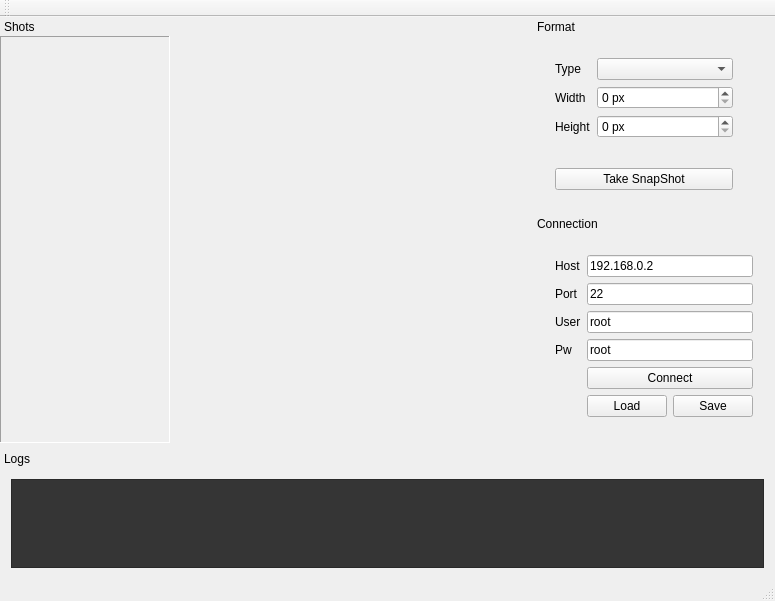
<?xml version="1.0" encoding="UTF-8"?>
<ui version="4.0">
 <class>RFBSS</class>
 <widget class="QMainWindow" name="RFBSS">
  <property name="geometry">
   <rect>
    <x>0</x>
    <y>0</y>
    <width>775</width>
    <height>601</height>
   </rect>
  </property>
  <property name="sizePolicy">
   <sizepolicy hsizetype="Expanding" vsizetype="Expanding">
    <horstretch>0</horstretch>
    <verstretch>0</verstretch>
   </sizepolicy>
  </property>
  <property name="windowTitle">
   <string>RemoteFrameBufferScreenShotter by Luca Desogus</string>
  </property>
  <widget class="QWidget" name="centralWidget">
   <layout class="QGridLayout" name="gridLayout"/>
  </widget>
  <widget class="QMenuBar" name="menuBar">
   <property name="geometry">
    <rect>
     <x>0</x>
     <y>0</y>
     <width>775</width>
     <height>21</height>
    </rect>
   </property>
  </widget>
  <widget class="QToolBar" name="mainToolBar">
   <attribute name="toolBarArea">
    <enum>TopToolBarArea</enum>
   </attribute>
   <attribute name="toolBarBreak">
    <bool>false</bool>
   </attribute>
  </widget>
  <widget class="QStatusBar" name="statusBar"/>
  <widget class="QDockWidget" name="dockWidget">
   <property name="sizePolicy">
    <sizepolicy hsizetype="Preferred" vsizetype="Fixed">
     <horstretch>0</horstretch>
     <verstretch>0</verstretch>
    </sizepolicy>
   </property>
   <property name="minimumSize">
    <size>
     <width>89</width>
     <height>130</height>
    </size>
   </property>
   <property name="maximumSize">
    <size>
     <width>524287</width>
     <height>130</height>
    </size>
   </property>
   <property name="layoutDirection">
    <enum>Qt::LeftToRight</enum>
   </property>
   <property name="features">
    <set>QDockWidget::NoDockWidgetFeatures</set>
   </property>
   <property name="windowTitle">
    <string>Logs</string>
   </property>
   <attribute name="dockWidgetArea">
    <number>8</number>
   </attribute>
   <widget class="QWidget" name="dockWidgetContents">
    <layout class="QGridLayout" name="gridLayout_6">
     <item row="0" column="0">
      <widget class="QPlainTextEdit" name="txt_result">
       <property name="sizePolicy">
        <sizepolicy hsizetype="Expanding" vsizetype="Preferred">
         <horstretch>0</horstretch>
         <verstretch>0</verstretch>
        </sizepolicy>
       </property>
       <property name="styleSheet">
        <string notr="true">background-color:#353535;
color:white;</string>
       </property>
       <property name="inputMethodHints">
        <set>Qt::ImhMultiLine</set>
       </property>
       <property name="readOnly">
        <bool>true</bool>
       </property>
       <property name="backgroundVisible">
        <bool>true</bool>
       </property>
      </widget>
     </item>
    </layout>
   </widget>
  </widget>
  <widget class="QDockWidget" name="dockWidget_2">
   <property name="minimumSize">
    <size>
     <width>222</width>
     <height>177</height>
    </size>
   </property>
   <property name="maximumSize">
    <size>
     <width>222</width>
     <height>524287</height>
    </size>
   </property>
   <property name="features">
    <set>QDockWidget::NoDockWidgetFeatures</set>
   </property>
   <property name="windowTitle">
    <string>Format</string>
   </property>
   <attribute name="dockWidgetArea">
    <number>2</number>
   </attribute>
   <widget class="QWidget" name="dockWidgetContents_2">
    <layout class="QVBoxLayout" name="verticalLayout">
     <item>
      <widget class="QWidget" name="widget_3" native="true">
       <layout class="QFormLayout" name="formLayout">
        <property name="fieldGrowthPolicy">
         <enum>QFormLayout::AllNonFixedFieldsGrow</enum>
        </property>
        <item row="0" column="0">
         <widget class="QLabel" name="label">
          <property name="text">
           <string>Type</string>
          </property>
         </widget>
        </item>
        <item row="0" column="1">
         <widget class="QComboBox" name="cmbBoxBufType">
          <property name="sizePolicy">
           <sizepolicy hsizetype="Preferred" vsizetype="Fixed">
            <horstretch>0</horstretch>
            <verstretch>0</verstretch>
           </sizepolicy>
          </property>
         </widget>
        </item>
        <item row="1" column="0">
         <widget class="QLabel" name="label_2">
          <property name="text">
           <string>Width</string>
          </property>
         </widget>
        </item>
        <item row="1" column="1">
         <widget class="QSpinBox" name="spnBoxWidth">
          <property name="sizePolicy">
           <sizepolicy hsizetype="Preferred" vsizetype="Fixed">
            <horstretch>0</horstretch>
            <verstretch>0</verstretch>
           </sizepolicy>
          </property>
          <property name="suffix">
           <string> px</string>
          </property>
          <property name="maximum">
           <number>100000</number>
          </property>
         </widget>
        </item>
        <item row="2" column="0">
         <widget class="QLabel" name="label_3">
          <property name="text">
           <string>Height</string>
          </property>
         </widget>
        </item>
        <item row="2" column="1">
         <widget class="QSpinBox" name="spnBoxHeight">
          <property name="sizePolicy">
           <sizepolicy hsizetype="Preferred" vsizetype="Fixed">
            <horstretch>0</horstretch>
            <verstretch>0</verstretch>
           </sizepolicy>
          </property>
          <property name="suffix">
           <string> px</string>
          </property>
          <property name="maximum">
           <number>10000</number>
          </property>
         </widget>
        </item>
       </layout>
      </widget>
     </item>
     <item>
      <widget class="QWidget" name="widget_5" native="true">
       <property name="layoutDirection">
        <enum>Qt::LeftToRight</enum>
       </property>
       <layout class="QGridLayout" name="gridLayout_5">
        <item row="0" column="0">
         <widget class="QPushButton" name="btn_takeSnapshot">
          <property name="text">
           <string>Take SnapShot</string>
          </property>
         </widget>
        </item>
       </layout>
      </widget>
     </item>
    </layout>
   </widget>
  </widget>
  <widget class="QDockWidget" name="dockWidget_3">
   <property name="sizePolicy">
    <sizepolicy hsizetype="Fixed" vsizetype="Preferred">
     <horstretch>0</horstretch>
     <verstretch>0</verstretch>
    </sizepolicy>
   </property>
   <property name="minimumSize">
    <size>
     <width>170</width>
     <height>111</height>
    </size>
   </property>
   <property name="maximumSize">
    <size>
     <width>170</width>
     <height>524287</height>
    </size>
   </property>
   <property name="floating">
    <bool>false</bool>
   </property>
   <property name="features">
    <set>QDockWidget::NoDockWidgetFeatures</set>
   </property>
   <property name="allowedAreas">
    <set>Qt::NoDockWidgetArea</set>
   </property>
   <property name="windowTitle">
    <string>Shots</string>
   </property>
   <attribute name="dockWidgetArea">
    <number>1</number>
   </attribute>
   <widget class="QWidget" name="dockWidgetContents_3">
    <layout class="QVBoxLayout" name="verticalLayout_2">
     <property name="leftMargin">
      <number>0</number>
     </property>
     <property name="topMargin">
      <number>0</number>
     </property>
     <property name="rightMargin">
      <number>0</number>
     </property>
     <property name="bottomMargin">
      <number>0</number>
     </property>
     <item>
      <widget class="QScrollArea" name="scrollAreaShotsList">
       <property name="sizePolicy">
        <sizepolicy hsizetype="Fixed" vsizetype="Expanding">
         <horstretch>0</horstretch>
         <verstretch>0</verstretch>
        </sizepolicy>
       </property>
       <property name="minimumSize">
        <size>
         <width>170</width>
         <height>0</height>
        </size>
       </property>
       <property name="frameShape">
        <enum>QFrame::Panel</enum>
       </property>
       <property name="widgetResizable">
        <bool>true</bool>
       </property>
       <widget class="QWidget" name="scrollAreaShotsList_widget">
        <property name="geometry">
         <rect>
          <x>0</x>
          <y>0</y>
          <width>168</width>
          <height>393</height>
         </rect>
        </property>
        <layout class="QVBoxLayout" name="verticalLayout_3">
         <property name="spacing">
          <number>9</number>
         </property>
        </layout>
       </widget>
      </widget>
     </item>
    </layout>
   </widget>
  </widget>
  <widget class="QDockWidget" name="dockWidget_4">
   <property name="features">
    <set>QDockWidget::NoDockWidgetFeatures</set>
   </property>
   <property name="allowedAreas">
    <set>Qt::NoDockWidgetArea</set>
   </property>
   <property name="windowTitle">
    <string>Connection</string>
   </property>
   <attribute name="dockWidgetArea">
    <number>2</number>
   </attribute>
   <widget class="QWidget" name="dockWidgetContents_4">
    <layout class="QGridLayout" name="gridLayout_3">
     <item row="0" column="0">
      <widget class="QWidget" name="widget_4" native="true">
       <property name="sizePolicy">
        <sizepolicy hsizetype="Preferred" vsizetype="Preferred">
         <horstretch>0</horstretch>
         <verstretch>0</verstretch>
        </sizepolicy>
       </property>
       <property name="minimumSize">
        <size>
         <width>0</width>
         <height>0</height>
        </size>
       </property>
       <layout class="QFormLayout" name="formLayout_2">
        <item row="0" column="0">
         <widget class="QLabel" name="label_9">
          <property name="text">
           <string>Host</string>
          </property>
         </widget>
        </item>
        <item row="0" column="1">
         <widget class="QLineEdit" name="txt_host">
          <property name="sizePolicy">
           <sizepolicy hsizetype="Preferred" vsizetype="Fixed">
            <horstretch>0</horstretch>
            <verstretch>0</verstretch>
           </sizepolicy>
          </property>
          <property name="text">
           <string>192.168.0.2</string>
          </property>
         </widget>
        </item>
        <item row="1" column="0">
         <widget class="QLabel" name="label_10">
          <property name="text">
           <string>Port</string>
          </property>
         </widget>
        </item>
        <item row="1" column="1">
         <widget class="QLineEdit" name="txt_port">
          <property name="sizePolicy">
           <sizepolicy hsizetype="Preferred" vsizetype="Fixed">
            <horstretch>0</horstretch>
            <verstretch>0</verstretch>
           </sizepolicy>
          </property>
          <property name="inputMethodHints">
           <set>Qt::ImhDigitsOnly</set>
          </property>
          <property name="text">
           <string>22</string>
          </property>
         </widget>
        </item>
        <item row="2" column="0">
         <widget class="QLabel" name="label_11">
          <property name="text">
           <string>User</string>
          </property>
         </widget>
        </item>
        <item row="2" column="1">
         <widget class="QLineEdit" name="txt_user">
          <property name="sizePolicy">
           <sizepolicy hsizetype="Preferred" vsizetype="Fixed">
            <horstretch>0</horstretch>
            <verstretch>0</verstretch>
           </sizepolicy>
          </property>
          <property name="text">
           <string>root</string>
          </property>
         </widget>
        </item>
        <item row="3" column="0">
         <widget class="QLabel" name="label_12">
          <property name="text">
           <string>Pw</string>
          </property>
         </widget>
        </item>
        <item row="3" column="1">
         <widget class="QLineEdit" name="txt_pw">
          <property name="sizePolicy">
           <sizepolicy hsizetype="Preferred" vsizetype="Fixed">
            <horstretch>0</horstretch>
            <verstretch>0</verstretch>
           </sizepolicy>
          </property>
          <property name="text">
           <string>root</string>
          </property>
         </widget>
        </item>
        <item row="4" column="1">
         <widget class="QPushButton" name="btn_connect">
          <property name="sizePolicy">
           <sizepolicy hsizetype="Preferred" vsizetype="Fixed">
            <horstretch>0</horstretch>
            <verstretch>0</verstretch>
           </sizepolicy>
          </property>
          <property name="text">
           <string>Connect</string>
          </property>
         </widget>
        </item>
        <item row="5" column="1">
         <layout class="QHBoxLayout" name="horizontalLayout_3">
          <property name="bottomMargin">
           <number>0</number>
          </property>
          <item>
           <widget class="QPushButton" name="btnLoadProfile">
            <property name="text">
             <string>Load</string>
            </property>
           </widget>
          </item>
          <item>
           <widget class="QPushButton" name="pushButton">
            <property name="text">
             <string>Save</string>
            </property>
           </widget>
          </item>
         </layout>
        </item>
       </layout>
      </widget>
     </item>
    </layout>
   </widget>
  </widget>
 </widget>
 <layoutdefault spacing="6" margin="11"/>
 <resources/>
 <connections/>
</ui>
